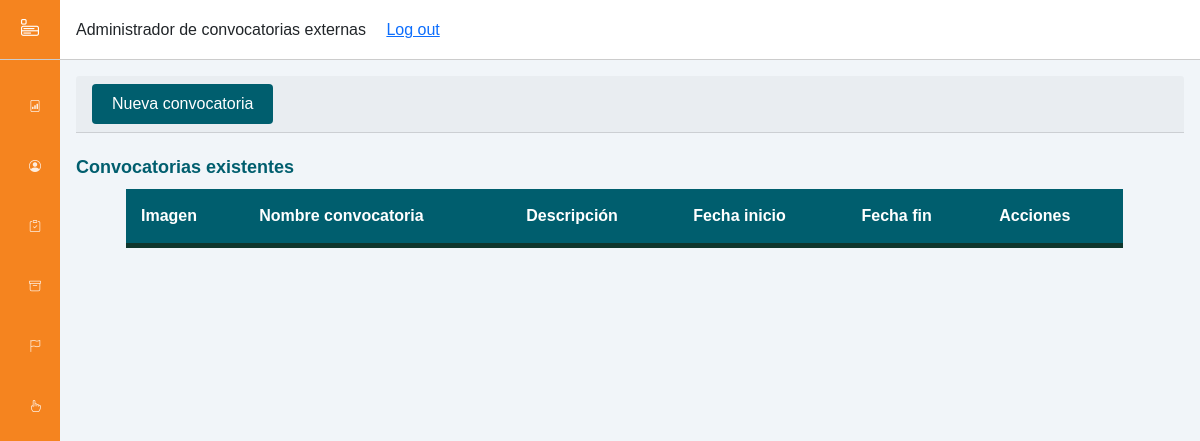
Before: /views/AdministradorDeConvocatoriasExternas_Comite.php with the older database file.
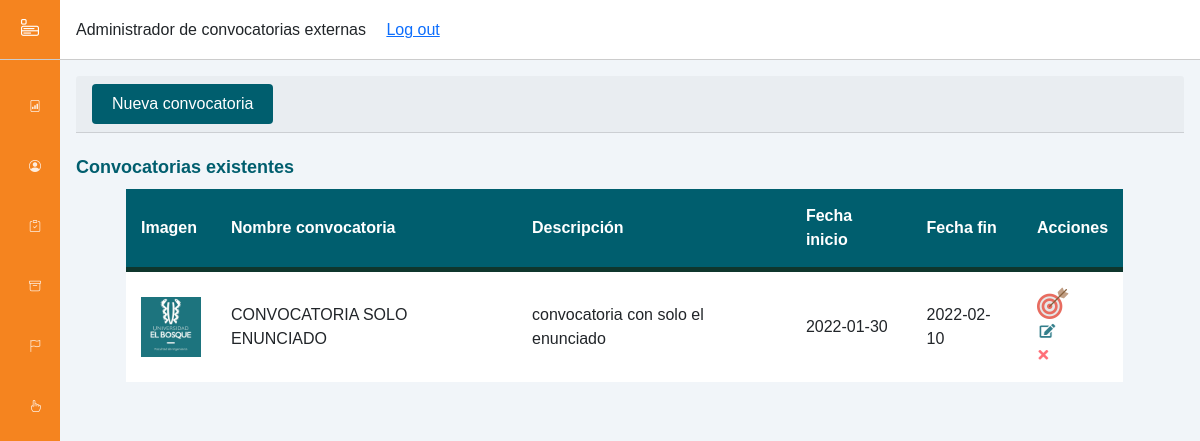
After: the same page with the newer database file.
### tables this page shows
CREATE TABLE `tbl_convocatoriacomite` (
  `Id` int(11) NOT NULL,
  `nombre_convocatoria` varchar(30) NOT NULL,
  `descripcion_convocatoria` varchar(250) NOT NULL,
  `fecha_inicio` date NOT NULL,
  `fecha_fin` date NOT NULL,
  `nombre_imagen` varchar(10) DEFAULT NULL,
  `nombre_enunciado` varchar(10) DEFAULT NULL,
  `id_usuario` int(3) NOT NULL,
  `competenciasAsignadas` varchar(2) NOT NULL
);

### views/logic/controllers/ConvocatoriaControlador.php (called while the page is built, shortened)
<?php
class ConvocatoriaControlador{
    public function mostrarDatosConvocatorias($sql){
        $c = new conectar();
        $conexion = $c->conexion();
        $result = mysqli_query($conexion, $sql);
        return mysqli_fetch_all($result, MYSQLI_ASSOC);
    }
}
?>

### views/AdministradorDeConvocatoriasExternas_Comite.php (the view, shortened to what the changed rows need)
<?php
    require_once "logic/controllers/ConvocatoriaControlador.php";
?>
<!DOCTYPE html>
<html lang="es">
    <head>
        <link href="https://cdn.jsdelivr.net/npm/bootstrap@5.1.3/dist/css/bootstrap.min.css" rel="stylesheet">
        <link rel="stylesheet" href="https://cdn.jsdelivr.net/npm/bootstrap-icons@1.8.1/font/bootstrap-icons.css">
        <link rel="stylesheet" href="assets/css/ComiteStyles.css">
    </head>
    <body>
        <div class="main-content">
            <main>
                <div class="main-tableEventos">
                   <br>
                    <table id="table_eventos" class="tablaDeConvocatorias">
                        <thead>
                            <tr>
                                <th class="campoTabla">Imagen</th>
                                <th class="campoTabla">Nombre convocatoria</th>
                                <th class="campoTabla">Descripción</th>
                                <th class="campoTabla">Fecha inicio</th>
                                <th class="campoTabla">Fecha fin</th>
                                <th class="campoTabla">Acciones</th>
                            </tr>
                        </thead>
                        <tbody>
                        <?php
                            $obj = new ConvocatoriaControlador();
                            $sql = "SELECT Id, nombre_convocatoria, descripcion_convocatoria, fecha_inicio, fecha_fin, nombre_imagen from tbl_convocatoriacomite";
                            $datos = $obj->mostrarDatosConvocatorias($sql);
                            foreach ($datos as $key){
                        ?>
                                <tr class="filasDeDatosTablaEventos">
                                    <?php
                                    $nombreDeImg = $key['nombre_imagen'];
                                    if($nombreDeImg != null){
                                    ?>
                                        <td class='datoTabla'><img class='imagenDelEventoEnTabla'src='<?php echo "convocatoriasImages/".$nombreDeImg?>'></td>
                                    <?php
                                    }else{
                                    ?>
                                        <td class='datoTabla'><img class='imagenDelEventoEnTabla'src='assets/images/imgPorDefecto.jpg'></td>
                                    <?php
                                    }
                                    ?>
                                    <td class="datoTabla"><?php echo $key['nombre_convocatoria'];  ?></td>
                                    <td class="datoTabla"><?php echo $key['descripcion_convocatoria'];  ?></td>
                                    <td class="datoTabla"><?php echo $key['fecha_inicio'];  ?></td>
                                    <td class="datoTabla"><?php echo $key['fecha_fin'];  ?></td>
                                    <td class="datoTabla"><div class="compEsp-edicion">
                                        <div class="col-botonesEdicion">
                                            <a class="btnAsignarCompetencias" data-id="<?php echo $key['Id'];?>" data-bs-toggle="modal" data-bs-target="#modalAsignarCompetencias" title="Asignar competencias"><img src="assets/images/btn_asignarCompetencias.png"></a>
                                        </div>
                                        <div class="col-botonesEdicion">
                                            <a class="btnEditarConvComite" data-id="<?php echo $key['Id'];?>" data-bs-toggle="modal" data-bs-target="#modalEditarConvocatoria" title="Editar"><img src="assets/images/btn_editar.PNG"></a>
                                        </div>
                                        <div class="col-botonesEdicion">
                                            <a class="btnEliminarConvComite" data-id="<?php echo $key['Id'];?>" data-bs-toggle="modal" data-bs-target="#modalEliminarConvocatoria" title="Eliminar"><img src="assets/images/btn_eliminar.PNG"></a>
                                        </div>
                                    </div></td>
                                </tr>
                        <?php
                            }
                        ?>
                        </tbody>
                    </table>
                </div>
            </main>
        </div>
    </body>
</html>

Changed rows visible on the page:
added tbl_convocatoriacomite: nombre_convocatoria "CONVOCATORIA SOLO ENUNCIADO", descripcion_convocatoria "convocatoria con solo el enunciado", fecha_inicio "2022-01-30", fecha_fin "2022-02-10"
